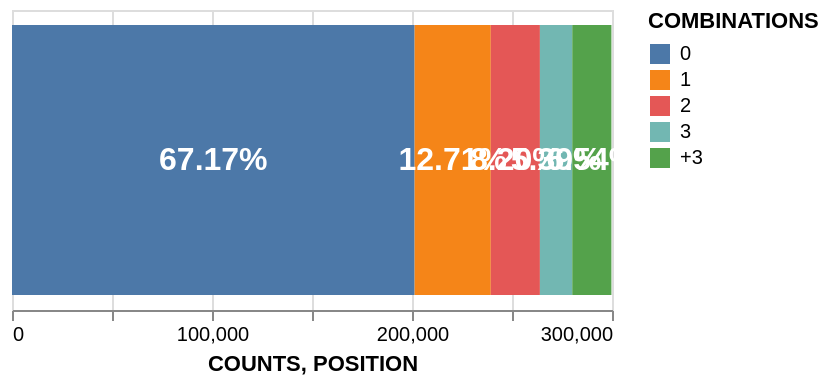

Notebook code for this chart:
### Code cell
combis_chart + text

### Figure 1 — Vega-Lite specification as saved in the notebook (floating-point values rounded to 4 significant figures)
{"config": {"view": {"continuousWidth": 300, "continuousHeight": 300}}, "layer": [{"mark": {"type": "bar"}, "encoding": {"color": {"field": "COMBINATIONS", "type": "nominal"}, "x": {"field": "COUNTS", "type": "quantitative"}}}, {"mark": {"type": "text", "align": "center", "baseline": "middle", "color": "white", "fontSize": 16, "fontWeight": "bold"}, "encoding": {"text": {"field": "PERCENTAGE", "format": ".2%", "type": "quantitative"}, "x": {"field": "POSITION", "type": "quantitative"}}}], "data": {"name": "data-e1d90e39fc5cb1753b0bd3efad0f0cb9"}, "height": 150, "$schema": "https://vega.github.io/schema/vega-lite/v5.16.3.json", "datasets": {"data-e1d90e39fc5cb1753b0bd3efad0f0cb9": [{"COMBINATIONS": 0, "COUNTS": 201310, "PERCENTAGE": 0.6717, "POSITION": 100700.0}, {"COMBINATIONS": 1, "COUNTS": 38081, "PERCENTAGE": 0.1271, "POSITION": 220400.0}, {"COMBINATIONS": 2, "COUNTS": 24566, "PERCENTAGE": 0.08197, "POSITION": 251700.0}, {"COMBINATIONS": 3, "COUNTS": 16167, "PERCENTAGE": 0.05394, "POSITION": 272000.0}, {"COMBINATIONS": "+3", "COUNTS": 19588, "PERCENTAGE": 0.06536, "POSITION": 289900.0}]}}
